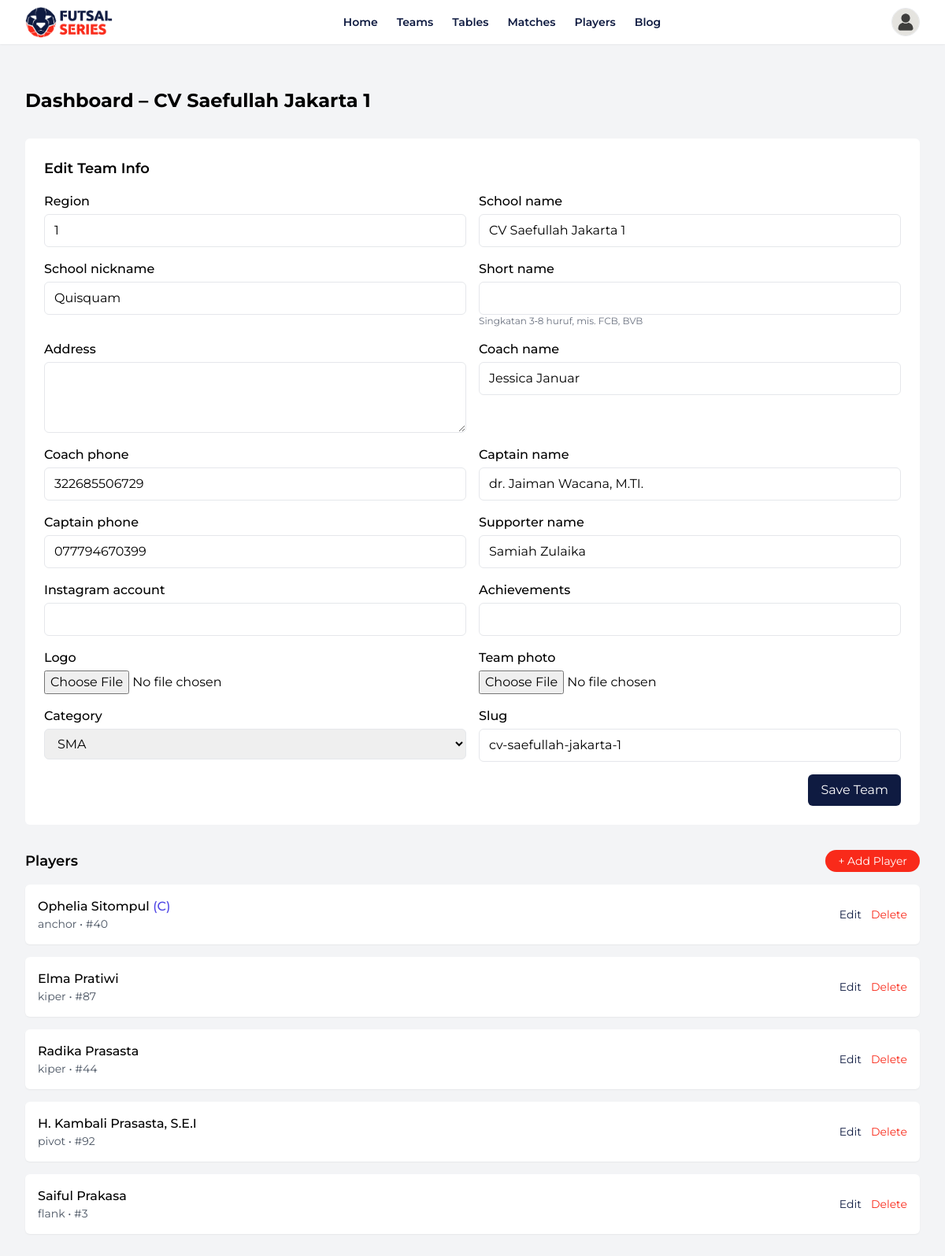
The page /teams/dashboard/ (signed in) on the database its author committed.
### apps/teams/models.py (models this page shows, shortened)
class Team(models.Model):
    CATEGORY_CHOICES = [
        ('sma',        'SMA'),
        ('kuliah',     'Kuliah'),
        ('profesional','Profesional'),
    ]
    STATUS_CHOICES = [
        ('approved',   'Approved'),
        ('rejected',   'Rejected'),
        ('whitelist',  'Whitelist'),
        ('pending',    'Pending'),
    ]
    user              = models.OneToOneField(User, on_delete=models.CASCADE)
    region            = models.ForeignKey(Region, on_delete=models.CASCADE)
    school_name       = models.CharField(max_length=255)
    school_nickname   = models.CharField(max_length=100)
    short_name        = models.CharField(
        max_length=8, blank=True,
        help_text='Singkatan 3‑8 huruf, mis. FCB, BVB')
    address           = models.TextField()
    slug            = models.SlugField(unique=True, blank=True)
    coach_name        = models.CharField(max_length=100)
    coach_phone       = models.CharField(max_length=15)
    captain_name      = models.CharField(max_length=100)
    captain_phone     = models.CharField(max_length=15)
    supporter_name    = models.CharField(max_length=100)
    instagram_account = models.CharField(max_length=100, blank=True)
    achievements      = models.TextField()
    logo        = models.ImageField(upload_to='team_logos/',  blank=True, null=True)
    team_photo  = models.ImageField(upload_to='team_photos/')
    category    = models.CharField(max_length=20, choices=CATEGORY_CHOICES, default='sma')
    status      = models.CharField(max_length=10, choices=STATUS_CHOICES, default='pending')
    is_main = models.BooleanField(default=False, help_text="Tick for 12 flagship clubs")
    slug = models.SlugField(max_length=60, unique=True, blank=True, null=True)

class Player(models.Model):
    POSITION_CHOICES = [
        ('kiper',  'Kiper'),
        ('anchor', 'Anchor'),
        ('flank',  'Flank'),
        ('pivot',  'Pivot'),
    ]
    team                = models.ForeignKey(Team, on_delete=models.CASCADE, related_name='players')
    name                = models.CharField(max_length=100)
    position            = models.CharField(max_length=20, choices=POSITION_CHOICES)
    jersey_number       = models.CharField(max_length=3)
    guardian_name       = models.CharField(max_length=100)
    photo               = models.ImageField(upload_to='player_photos/', blank=True, null=True)
    supporting_document = models.FileField(upload_to='supporting_documents/', blank=True, null=True)
    is_captain          = models.BooleanField(default=False)

### apps/teams/views.py (the view)
# urls.py: path('dashboard/', views.dashboard, name='dashboard'),
@login_required
def dashboard(request):
    team = get_object_or_404(Team, user=request.user)
    form = TeamEditForm(request.POST or None, request.FILES or None, instance=team)
    if request.method == 'POST' and form.is_valid():
        form.save(); return redirect('dashboard')
    return render(request, 'teams/dashboard.html',
                  {'team': team, 'form': form, 'players': team.players.all()})

### apps/teams/forms.py
class TeamEditForm(forms.ModelForm):
    category = forms.ChoiceField(
        choices=Team.CATEGORY_CHOICES,
        widget=forms.Select(attrs={'class': BASE}),
        label='Category'
    )
    class Meta:
        model = Team
        exclude = ['user', 'status', 'is_main']
        widgets = {f.name: forms.TextInput(attrs={'class': BASE})
                   for f in model._meta.fields if f.name not in ('id','user','status',
                                                                 'team_photo','logo')}
        widgets.update({
            'address': forms.Textarea(attrs={'class': BASE, 'rows':3}),
        })

### apps/teams/templates/teams/dashboard.html (shortened to what this page needs)
{% extends 'base.html' %}
{% block content %}
<h2 class="text-2xl my-8 font-bold">Dashboard – {{ team.school_name }}</h2>
<div class="mx-auto w-full space-y-8">
  <section class="bg-white p-6 rounded-md">
    <h3 class="text-lg font-semibold mb-4">Edit Team Info</h3>
    <form method="post" enctype="multipart/form-data" class="grid grid-cols-1 md:grid-cols-2 gap-4">
      {% for field in form.visible_fields %}
        <div class="flex flex-col">
          <label for="{{ field.id_for_label }}" class="mb-1 font-medium">{{ field.label }}</label>
          {{ field }}
          {% if field.help_text %}
            <span class="text-xs text-gray-500">{{ field.help_text }}</span>
          {% endif %}
        </div>
      {% endfor %}
      <div class="md:col-span-2 flex justify-end">
        <button type="submit"
                class="bg-[#0f1b41] text-white px-4 py-2 rounded-md hover:bg-[#18245e]">
          Save Team
        </button>
      </div>
    </form>
  </section>
  <section>
    <div class="flex justify-between items-center mb-4">
      <h3 class="text-lg font-semibold">Players</h3>
      <a href="{% url 'player_add' %}"
         class="bg-[#f92a1a] text-white px-4 py-1 rounded-full  text-sm">
        + Add Player
      </a>
    </div>
    <div class="space-y-4">
      {% for p in players %}
      <div class="bg-white p-4 rounded-md shadow-sm flex justify-between items-center">
        <div>
          <p class="font-medium">
            {{ p.name }}
            {% if p.is_captain %}<span class="text-indigo-600">(C)</span>{% endif %}
          </p>
          <p class="text-sm text-gray-600">
            {{ p.position }} &bull; #{{ p.jersey_number }}
          </p>
        </div>
        <div class="flex space-x-3">
          <a href="{% url 'player_edit' p.pk %}"
             class="text-[#0f1b41] hover:underline text-sm">Edit</a>
          <a href="{% url 'player_delete' p.pk %}"
             class="text-[#f92a1a] hover:underline text-sm">Delete</a>
        </div>
      </div>
      {% empty %}
      <div class="text-center text-gray-500 py-8">
        No players added yet.
      </div>
      {% endfor %}
    </div>
  </section>
</div>
{% endblock %}

### apps/core/templates/base.html (style rules this page uses)
body { font-family:'Montserrat',sans-serif }

### rows shown on the page
Team: school_name "CV Saefullah Jakarta 1", visible_fields "1" "CV Saefullah Jakarta 1" "Quisquam" "Jessica Januar" "322685506729" "dr. Jaiman Wacana, M.TI." "077794670399" "Samiah Zulaika" "SMA" "cv-saefullah-jakarta-1"
Player: name "Ophelia Sitompul", is_captain "(C)", position "anchor", jersey_number "40"
Player: name "Elma Pratiwi", position "kiper", jersey_number "87"
Player: name "Radika Prasasta", position "kiper", jersey_number "44"
Player: name "H. Kambali Prasasta, S.E.I", position "pivot", jersey_number "92"
Player: name "Saiful Prakasa", position "flank", jersey_number "3"

### other values the page prints
{{ field.label }} "Region" "School name" "School nickname" "Short name" "Address" "Coach name" "Coach phone" "Captain name" "Captain phone" "Supporter name" "Instagram account" "Achievements" "Logo" "Team photo" "Category" "Slug"
{{ field.help_text }} "Singkatan 3‑8 huruf, mis. FCB, BVB"
